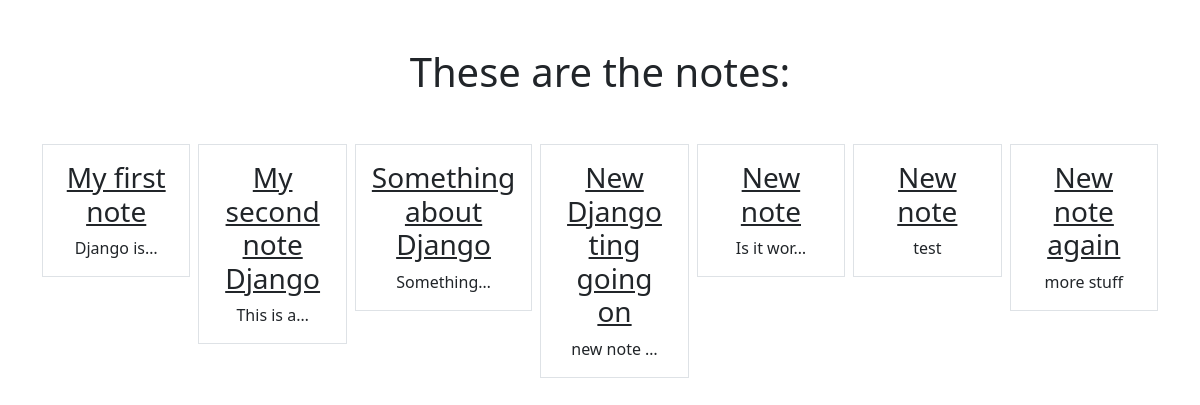
Page /smart/notes/ (signed in) on the committed database.
### notes/models.py (models this page shows)
class Notes(models.Model):
    title = models.CharField(max_length=200)
    text = models.TextField()
    created = models.DateTimeField(auto_now_add=True)
    user = models.ForeignKey(User, on_delete=models.CASCADE, related_name="notes")

### notes/views.py (the view)
# urls.py: path('notes/', views.NotesListView.as_view(), name="notes.list"),
class NotesListView(LoginRequiredMixin, ListView):
    model = Notes
    context_object_name = "notes"
    template_name = "notes/notes_list.html"
    login_url = 'login'
    '''Displaying only the logged user data'''
    def get_queryset(self):
        return self.request.user.notes.all()

### notes/templates/notes/notes_list.html
{% extends "base.html" %}
{% block content %}
    <h1 class="my-5">These are the notes: </h1>
    <div class="row row-cols3 g-2">
        {% for note in notes %}
        <div class="col">
            <div class="p-3 border">
                <a href="{% url 'notes.detail' pk=note.id %}" class="text-dark text-decoratioin-non">
                    <h3>{{note.title}}</h3>
                </a>
                {{note.text|truncatechars:10}}
            </div>
        </div>
        {% endfor %}
    </div>
{% endblock %}

### rows in the picture
Notes: title "My first note", text "Django is…"
Notes: title "My second note Django", text "This is a…"
Notes: title "Something about Django", text "Something…"
Notes: title "New Django ting going on", text "new note …"
Notes: title "New note", text "Is it wor…"
Notes: title "New note", text "test"
Notes: title "New note again", text "more stuff"
